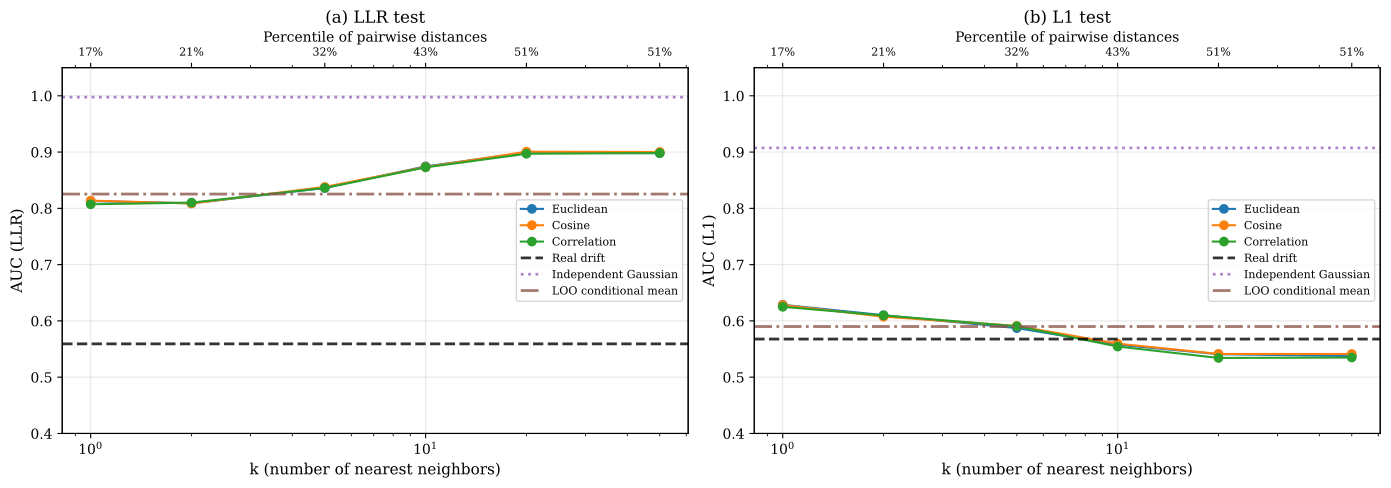

This figure's Python source:
#!/usr/bin/env python3
"""Drift model comparison experiment.

Tests four conditions against real biological drift at t=1:
1. Real drift (ground truth)
2. Independent Gaussian (per-feature variance matched)
3. LOO conditional mean (linear regression, held-out prediction)
4. NN k=1 (nearest neighbor's real drift, Euclidean)

Produces fig_nn_drift.csv.
"""

import contextlib
import io
import multiprocessing as mp
import os
import warnings
import numpy as np
import pandas as pd
import matplotlib
matplotlib.use("Agg")
import matplotlib.pyplot as plt
from scipy.spatial.distance import cdist

warnings.filterwarnings("ignore", category=RuntimeWarning, module=r"utils")

from utils_datasets import load_timestamp_dataset, drop_timestamp_index
from utils import auc_scores

NUM_ITERATIONS = 2000
NUM_WORKERS = max(1, os.cpu_count() - 1)
K_VALUES = [1, 2, 5, 10, 20, 50]
NN_METRICS = ["euclidean", "cosine", "correlation"]


def _nn_shuffle(baseline, diff, k, rng, metric="euclidean"):
    """Assign each individual the drift of a random one of their k nearest neighbors.

    Returns (nn_diff, mean_percentile) where mean_percentile is the average
    percentile rank of the chosen neighbor's distance within the full pairwise
    distance distribution.
    """
    dist = cdist(baseline, baseline, metric=metric)
    np.fill_diagonal(dist, np.inf)
    n = len(baseline)
    k_eff = min(k, n - 1)
    triu_idx = np.triu_indices(n, k=1)
    all_dists = dist[triu_idx]
    nn_diff = np.empty_like(diff)
    chosen_percentiles = np.empty(n)
    for i in range(n):
        neighbors = np.argsort(dist[i])[:k_eff]
        chosen = rng.choice(neighbors)
        nn_diff[i] = diff[chosen]
        chosen_percentiles[i] = np.mean(all_dists <= dist[i, chosen]) * 100
    return nn_diff, chosen_percentiles.mean()


def _loo_conditional_mean(baseline, diff):
    """Leave-one-out conditional mean: for each individual, fit regression
    on all others and predict that individual's drift from the held-out model."""
    n, d = baseline.shape
    loo_diff = np.empty_like(diff)
    for i in range(n):
        mask = np.ones(n, dtype=bool)
        mask[i] = False
        X_train = baseline[mask]
        Y_train = diff[mask]
        mu_base = X_train.mean(axis=0)
        mu_diff = Y_train.mean(axis=0)
        X_c = X_train - mu_base
        Y_c = Y_train - mu_diff
        B, _, _, _ = np.linalg.lstsq(X_c, Y_c, rcond=None)
        loo_diff[i] = mu_diff + (baseline[i] - mu_base) @ B
    return loo_diff


def _one_iteration(seed):
    """Run one iteration: score four drift conditions with both LLR and L1."""
    rng = np.random.RandomState(seed)
    warnings.filterwarnings("ignore")

    with contextlib.redirect_stdout(io.StringIO()):
        ti_pop, ti_pool, _sample, _ = load_timestamp_dataset(
            with_independent_miRNAs=True)
        ti_pop, ti_pool = drop_timestamp_index(ti_pop, ti_pool)

    pop0 = np.array(ti_pop[0], dtype=float)
    pool0 = np.array(ti_pool[0], dtype=float)
    n_pop = len(pop0)
    n_pool = len(pool0)

    t = 1
    if t >= len(ti_pop):
        return {}

    t_pop = np.array(ti_pop[t], dtype=float)
    t_pool = np.array(ti_pool[t], dtype=float)

    if len(t_pop) != n_pop or len(t_pool) != n_pool:
        return {}

    pop_diff = t_pop - pop0
    pool_diff = t_pool - pool0

    results = {}

    def _score_both(vp, vpl, p, pl, prefix):
        with contextlib.redirect_stdout(io.StringIO()):
            roc_llr, _, _ = auc_scores(vp, vpl, p, pl, LR=True)
            roc_l1, _, _ = auc_scores(vp, vpl, p, pl, LR=False)
        results[f"{prefix}_llr"] = roc_llr
        results[f"{prefix}_l1"] = roc_l1

    # 1. Real drift
    _score_both(t_pop, t_pool, pop0, pool0, "real")

    # 2. Independent Gaussian: N(0, sigma_j^2) per feature
    pop_std = pop_diff.std(axis=0)
    pool_std = pool_diff.std(axis=0)
    _score_both(pop0 + rng.randn(n_pop, pop0.shape[1]) * pop_std,
                pool0 + rng.randn(n_pool, pool0.shape[1]) * pool_std,
                pop0, pool0, "indep_gauss")

    # 3. LOO conditional mean
    loo_pop_diff = _loo_conditional_mean(pop0, pop_diff)
    loo_pool_diff = _loo_conditional_mean(pool0, pool_diff)
    _score_both(pop0 + loo_pop_diff, pool0 + loo_pool_diff,
                pop0, pool0, "loo_cond_mean")

    # 4. NN k=1 (Euclidean) — for main table
    nn_pop_diff, _ = _nn_shuffle(pop0, pop_diff, 1, rng, metric="euclidean")
    nn_pool_diff, _ = _nn_shuffle(pool0, pool_diff, 1, rng, metric="euclidean")
    _score_both(pop0 + nn_pop_diff, pool0 + nn_pool_diff,
                pop0, pool0, "nn_k1")

    # Appendix: NN k-sweep across all metrics
    for metric in NN_METRICS:
        for k in K_VALUES:
            nn_pop_diff, pop_pctl = _nn_shuffle(pop0, pop_diff, k, rng, metric=metric)
            nn_pool_diff, pool_pctl = _nn_shuffle(pool0, pool_diff, k, rng, metric=metric)
            _score_both(pop0 + nn_pop_diff, pool0 + nn_pool_diff,
                        pop0, pool0, f"{metric}_k{k}")
            results[f"{metric}_k{k}_pctl"] = (pop_pctl + pool_pctl) / 2

    return results


def run():
    print(f"Running {NUM_ITERATIONS} iterations across {NUM_WORKERS} workers...",
          flush=True)

    all_results = []
    done = 0
    with mp.Pool(NUM_WORKERS) as pool:
        for result in pool.imap_unordered(_one_iteration, range(NUM_ITERATIONS)):
            done += 1
            if done % 50 == 0:
                print(f"  {done}/{NUM_ITERATIONS}", flush=True)
            if result:
                all_results.append(result)

    df_all = pd.DataFrame(all_results)

    # ---- Main table (4 rows) ----
    CONDITIONS = [
        ("real", "Real drift"),
        ("indep_gauss", "Independent Gaussian"),
        ("loo_cond_mean", "LOO conditional mean"),
        ("nn_k1", "NN (k=1)"),
    ]

    rows = []
    for key, label in CONDITIONS:
        rows.append({
            "model": label,
            "llr": df_all[f"{key}_llr"].mean(),
            "l1": df_all[f"{key}_l1"].mean(),
        })

    df_out = pd.DataFrame(rows)
    df_out.to_csv("fig_nn_drift.csv", index=False)

    print(f"\n{'Model':<25s} {'LLR':>8s} {'L1':>8s}")
    print("-" * 43)
    for _, row in df_out.iterrows():
        print(f"{row['model']:<25s} {row['llr']:8.3f} {row['l1']:8.3f}")

    # ---- Appendix table: NN k-sweep by metric ----
    app_rows = []
    # k=0 (real drift) reference row
    app_row = {"k": 0, "pctl": 0.0}
    for metric in NN_METRICS:
        app_row[f"{metric}_llr"] = df_all["real_llr"].mean()
        app_row[f"{metric}_l1"] = df_all["real_l1"].mean()
    app_rows.append(app_row)

    for k in K_VALUES:
        app_row = {"k": k}
        pctl_col = f"euclidean_k{k}_pctl"
        app_row["pctl"] = df_all[pctl_col].mean() if pctl_col in df_all.columns else 0
        for metric in NN_METRICS:
            for score in ["llr", "l1"]:
                col = f"{metric}_k{k}_{score}"
                if col in df_all.columns:
                    app_row[f"{metric}_{score}"] = df_all[col].mean()
        app_rows.append(app_row)

    df_app = pd.DataFrame(app_rows)
    df_app.to_csv("fig_nn_drift_appendix.csv", index=False)

    print(f"\nAppendix: NN k-sweep (Euclidean LLR shown; all metrics in CSV)")
    print(f"{'k':>4s} {'pctl':>6s} {'LLR':>8s} {'L1':>8s}")
    print("-" * 30)
    for _, row in df_app.iterrows():
        print(f"{int(row['k']):4d} {row['pctl']:5.0f}% {row['euclidean_llr']:8.3f} {row['euclidean_l1']:8.3f}")

    print(f"\nSaved fig_nn_drift.csv and fig_nn_drift_appendix.csv")

    # ---- Appendix plot: k-sweep with reference lines ----
    plt.rcParams.update({
        "font.family": "serif",
        "font.size": 10,
        "axes.labelsize": 11,
        "axes.titlesize": 12,
    })

    fig, axes = plt.subplots(1, 2, figsize=(14, 5))

    nn_rows = df_app[df_app["k"] > 0]
    k_plot = nn_rows["k"].astype(int).values
    pctl_vals = nn_rows["pctl"].values

    metric_colors = {"euclidean": "C0", "cosine": "C1", "correlation": "C2"}
    metric_labels = {"euclidean": "Euclidean", "cosine": "Cosine",
                     "correlation": "Correlation"}

    # Reference line values from main table
    ref_lines = [
        ("real",          "Real drift",           "k",  "--", 2.0),
        ("indep_gauss",   "Independent Gaussian",  "C4", ":",  2.0),
        ("loo_cond_mean", "LOO conditional mean",  "C5", "-.", 2.0),
    ]
    ref_vals = {key: {s: df_all[f"{key}_{s}"].mean() for s in ["llr", "l1"]}
                for key, _, _, _, _ in ref_lines}

    for ax, score, score_label in zip(axes, ["llr", "l1"], ["LLR", "L1"]):
        # NN curves per metric
        for metric in NN_METRICS:
            col = f"{metric}_{score}"
            if col in nn_rows.columns:
                ax.plot(k_plot, nn_rows[col].values, "o-", ms=6, lw=1.5,
                        color=metric_colors[metric], label=metric_labels[metric])

        # Reference lines
        for key, label, color, ls, lw in ref_lines:
            ax.axhline(ref_vals[key][score], ls=ls, lw=lw, color=color,
                       alpha=0.8, label=label)

        ax.set_xscale("log")
        ax.set_xlabel("k (number of nearest neighbors)")
        ax.set_ylabel(f"AUC ({score_label})")
        ax.set_ylim(0.5, 1)
        ax.set_title(f"({chr(97 + list(axes).index(ax))}) {score_label} test")
        ax.legend(fontsize=8, loc="best")
        ax.grid(True, alpha=0.3)

        # Secondary x-axis: percentile
        ax_top = ax.twiny()
        ax_top.set_xscale("log")
        ax_top.set_xlim(ax.get_xlim())
        ax_top.set_xticks(k_plot)
        ax_top.set_xticklabels([f"{p:.0f}%" for p in pctl_vals], fontsize=8)
        ax_top.set_xlabel("Percentile of pairwise distances", fontsize=10)

    plt.tight_layout()
    fig.savefig("fig_nn_drift.pdf", dpi=300, bbox_inches="tight")
    print("Saved fig_nn_drift.pdf")


if __name__ == "__main__":
    run()
